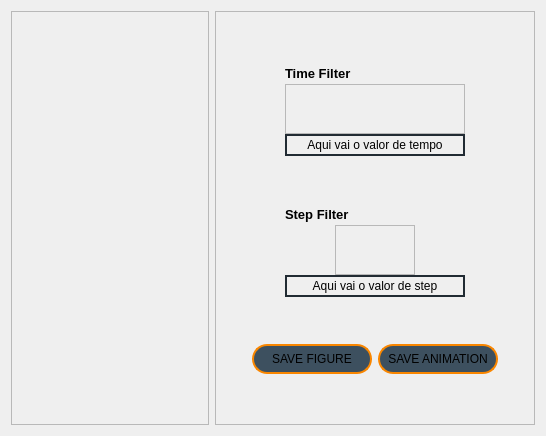
<?xml version="1.0" encoding="UTF-8"?>
<ui version="4.0">
 <class>WindButton_LonLatProfile</class>
 <widget class="QWidget" name="WindButton_LonLatProfile">
  <property name="geometry">
   <rect>
    <x>0</x>
    <y>0</y>
    <width>546</width>
    <height>436</height>
   </rect>
  </property>
  <property name="windowTitle">
   <string>Form</string>
  </property>
  <layout class="QHBoxLayout" name="horizontalLayout">
   <item>
    <widget class="QFrame" name="frame">
     <property name="frameShape">
      <enum>QFrame::Shape::StyledPanel</enum>
     </property>
     <property name="frameShadow">
      <enum>QFrame::Shadow::Raised</enum>
     </property>
    </widget>
   </item>
   <item>
    <widget class="QFrame" name="frame_2">
     <property name="minimumSize">
      <size>
       <width>320</width>
       <height>0</height>
      </size>
     </property>
     <property name="maximumSize">
      <size>
       <width>320</width>
       <height>16777215</height>
      </size>
     </property>
     <property name="frameShape">
      <enum>QFrame::Shape::StyledPanel</enum>
     </property>
     <property name="frameShadow">
      <enum>QFrame::Shadow::Raised</enum>
     </property>
     <layout class="QVBoxLayout" name="verticalLayout">
      <item>
       <layout class="QHBoxLayout" name="horizontalLayout_7">
        <item>
         <spacer name="horizontalSpacer_34">
          <property name="orientation">
           <enum>Qt::Orientation::Horizontal</enum>
          </property>
          <property name="sizeHint" stdset="0">
           <size>
            <width>28</width>
            <height>13</height>
           </size>
          </property>
         </spacer>
        </item>
        <item>
         <layout class="QVBoxLayout" name="verticalLayout_13">
          <property name="spacing">
           <number>0</number>
          </property>
          <item>
           <widget class="QLabel" name="TimeFilterLabel">
            <property name="minimumSize">
             <size>
              <width>180</width>
              <height>22</height>
             </size>
            </property>
            <property name="maximumSize">
             <size>
              <width>180</width>
              <height>22</height>
             </size>
            </property>
            <property name="font">
             <font>
              <pointsize>10</pointsize>
              <italic>false</italic>
              <bold>true</bold>
              <underline>false</underline>
              <strikeout>false</strikeout>
             </font>
            </property>
            <property name="text">
             <string>Time Filter</string>
            </property>
           </widget>
          </item>
          <item>
           <widget class="QFrame" name="frame_buttons_animation_time">
            <property name="minimumSize">
             <size>
              <width>180</width>
              <height>50</height>
             </size>
            </property>
            <property name="maximumSize">
             <size>
              <width>180</width>
              <height>50</height>
             </size>
            </property>
            <property name="styleSheet">
             <string notr="true">QPushButton {
    background-color: transparent;
    border: none;
    padding: 10px; /* Adicione um padding maior para ajustar o tamanho do fundo */
}

QPushButton:hover {
    background-color: rgba(255, 165, 0, 0.2); /* Cor de fundo no hover */
    border-radius: 5px; /* Bordas arredondadas */
}

QPushButton:pressed {
    background-color: rgba(255, 165, 0, 0.5); /* Cor de fundo ao pressionar */
}</string>
            </property>
            <property name="frameShape">
             <enum>QFrame::Shape::StyledPanel</enum>
            </property>
            <property name="frameShadow">
             <enum>QFrame::Shadow::Raised</enum>
            </property>
            <layout class="QGridLayout" name="gridLayout_7">
             <item row="0" column="0">
              <widget class="QPushButton" name="start_button_time">
               <property name="text">
                <string/>
               </property>
               <property name="icon">
                <iconset resource="resouces.qrc">
                 <normaloff>:/icons/icons/backward - laranja.png</normaloff>:/icons/icons/backward - laranja.png</iconset>
               </property>
               <property name="iconSize">
                <size>
                 <width>20</width>
                 <height>20</height>
                </size>
               </property>
              </widget>
             </item>
             <item row="0" column="1">
              <widget class="QPushButton" name="backward_button_time">
               <property name="text">
                <string/>
               </property>
               <property name="icon">
                <iconset resource="resouces.qrc">
                 <normaloff>:/icons/icons/arrow-left - laranja.png</normaloff>:/icons/icons/arrow-left - laranja.png</iconset>
               </property>
               <property name="iconSize">
                <size>
                 <width>20</width>
                 <height>20</height>
                </size>
               </property>
              </widget>
             </item>
             <item row="0" column="2">
              <widget class="QPushButton" name="pause_button_time">
               <property name="text">
                <string/>
               </property>
               <property name="icon">
                <iconset resource="resouces.qrc">
                 <normaloff>:/icons/icons/pause - laranja.png</normaloff>:/icons/icons/pause - laranja.png</iconset>
               </property>
               <property name="iconSize">
                <size>
                 <width>20</width>
                 <height>20</height>
                </size>
               </property>
              </widget>
             </item>
             <item row="0" column="3">
              <widget class="QPushButton" name="play_button_time">
               <property name="text">
                <string/>
               </property>
               <property name="icon">
                <iconset resource="resouces.qrc">
                 <normaloff>:/icons/icons/play - laranja.png</normaloff>:/icons/icons/play - laranja.png</iconset>
               </property>
               <property name="iconSize">
                <size>
                 <width>20</width>
                 <height>20</height>
                </size>
               </property>
               <property name="checkable">
                <bool>false</bool>
               </property>
              </widget>
             </item>
             <item row="0" column="4">
              <widget class="QPushButton" name="forward_button_time">
               <property name="text">
                <string/>
               </property>
               <property name="icon">
                <iconset resource="resouces.qrc">
                 <normaloff>:/icons/icons/arrow-right - laranja.png</normaloff>:/icons/icons/arrow-right - laranja.png</iconset>
               </property>
               <property name="iconSize">
                <size>
                 <width>20</width>
                 <height>20</height>
                </size>
               </property>
              </widget>
             </item>
             <item row="0" column="5">
              <widget class="QPushButton" name="finish_button_time">
               <property name="text">
                <string/>
               </property>
               <property name="icon">
                <iconset resource="resouces.qrc">
                 <normaloff>:/icons/icons/forward - laranja.png</normaloff>:/icons/icons/forward - laranja.png</iconset>
               </property>
               <property name="iconSize">
                <size>
                 <width>20</width>
                 <height>20</height>
                </size>
               </property>
              </widget>
             </item>
            </layout>
           </widget>
          </item>
          <item>
           <widget class="QLabel" name="TimeValueLabel">
            <property name="minimumSize">
             <size>
              <width>180</width>
              <height>22</height>
             </size>
            </property>
            <property name="maximumSize">
             <size>
              <width>180</width>
              <height>22</height>
             </size>
            </property>
            <property name="styleSheet">
             <string notr="true">border: 2px solid #212b33</string>
            </property>
            <property name="text">
             <string notr="true">Aqui vai o valor de tempo</string>
            </property>
            <property name="alignment">
             <set>Qt::AlignmentFlag::AlignCenter</set>
            </property>
           </widget>
          </item>
         </layout>
        </item>
        <item>
         <spacer name="horizontalSpacer_35">
          <property name="orientation">
           <enum>Qt::Orientation::Horizontal</enum>
          </property>
          <property name="sizeHint" stdset="0">
           <size>
            <width>28</width>
            <height>13</height>
           </size>
          </property>
         </spacer>
        </item>
       </layout>
      </item>
      <item>
       <layout class="QHBoxLayout" name="horizontalLayout_14">
        <item>
         <spacer name="horizontalSpacer_38">
          <property name="orientation">
           <enum>Qt::Orientation::Horizontal</enum>
          </property>
          <property name="sizeHint" stdset="0">
           <size>
            <width>28</width>
            <height>13</height>
           </size>
          </property>
         </spacer>
        </item>
        <item>
         <layout class="QVBoxLayout" name="verticalLayout_15">
          <property name="spacing">
           <number>0</number>
          </property>
          <item>
           <widget class="QLabel" name="StepFilterLabel">
            <property name="minimumSize">
             <size>
              <width>180</width>
              <height>22</height>
             </size>
            </property>
            <property name="maximumSize">
             <size>
              <width>180</width>
              <height>22</height>
             </size>
            </property>
            <property name="font">
             <font>
              <pointsize>10</pointsize>
              <bold>true</bold>
             </font>
            </property>
            <property name="text">
             <string>Step Filter</string>
            </property>
           </widget>
          </item>
          <item>
           <layout class="QHBoxLayout" name="horizontalLayout_2">
            <item>
             <spacer name="horizontalSpacer_32">
              <property name="orientation">
               <enum>Qt::Orientation::Horizontal</enum>
              </property>
              <property name="sizeHint" stdset="0">
               <size>
                <width>18</width>
                <height>17</height>
               </size>
              </property>
             </spacer>
            </item>
            <item>
             <widget class="QFrame" name="frame_buttons_animation_step">
              <property name="minimumSize">
               <size>
                <width>80</width>
                <height>50</height>
               </size>
              </property>
              <property name="maximumSize">
               <size>
                <width>80</width>
                <height>50</height>
               </size>
              </property>
              <property name="styleSheet">
               <string notr="true">QPushButton {
    background-color: transparent;
    border: none;
    padding: 10px; /* Adicione um padding maior para ajustar o tamanho do fundo */
}

QPushButton:hover {
    background-color: rgba(255, 165, 0, 0.2); /* Cor de fundo no hover */
    border-radius: 5px; /* Bordas arredondadas */
}

QPushButton:pressed {
    background-color: rgba(255, 165, 0, 0.5); /* Cor de fundo ao pressionar */
}</string>
              </property>
              <property name="frameShape">
               <enum>QFrame::Shape::StyledPanel</enum>
              </property>
              <property name="frameShadow">
               <enum>QFrame::Shadow::Raised</enum>
              </property>
              <layout class="QGridLayout" name="gridLayout_9">
               <item row="0" column="0">
                <widget class="QPushButton" name="backward_button_step">
                 <property name="text">
                  <string/>
                 </property>
                 <property name="icon">
                  <iconset resource="resouces.qrc">
                   <normaloff>:/icons/icons/arrow-left - laranja.png</normaloff>:/icons/icons/arrow-left - laranja.png</iconset>
                 </property>
                 <property name="iconSize">
                  <size>
                   <width>20</width>
                   <height>20</height>
                  </size>
                 </property>
                </widget>
               </item>
               <item row="0" column="1">
                <widget class="QPushButton" name="forward_button_step">
                 <property name="text">
                  <string/>
                 </property>
                 <property name="icon">
                  <iconset resource="resouces.qrc">
                   <normaloff>:/icons/icons/arrow-right - laranja.png</normaloff>:/icons/icons/arrow-right - laranja.png</iconset>
                 </property>
                 <property name="iconSize">
                  <size>
                   <width>20</width>
                   <height>20</height>
                  </size>
                 </property>
                </widget>
               </item>
              </layout>
             </widget>
            </item>
            <item>
             <spacer name="horizontalSpacer_33">
              <property name="orientation">
               <enum>Qt::Orientation::Horizontal</enum>
              </property>
              <property name="sizeHint" stdset="0">
               <size>
                <width>18</width>
                <height>17</height>
               </size>
              </property>
             </spacer>
            </item>
           </layout>
          </item>
          <item>
           <widget class="QLabel" name="StepValueLabel">
            <property name="minimumSize">
             <size>
              <width>180</width>
              <height>22</height>
             </size>
            </property>
            <property name="maximumSize">
             <size>
              <width>180</width>
              <height>22</height>
             </size>
            </property>
            <property name="styleSheet">
             <string notr="true">border: 2px solid #212b33</string>
            </property>
            <property name="text">
             <string>Aqui vai o valor de step</string>
            </property>
            <property name="alignment">
             <set>Qt::AlignmentFlag::AlignCenter</set>
            </property>
           </widget>
          </item>
         </layout>
        </item>
        <item>
         <spacer name="horizontalSpacer_39">
          <property name="orientation">
           <enum>Qt::Orientation::Horizontal</enum>
          </property>
          <property name="sizeHint" stdset="0">
           <size>
            <width>28</width>
            <height>13</height>
           </size>
          </property>
         </spacer>
        </item>
       </layout>
      </item>
      <item>
       <layout class="QHBoxLayout" name="horizontalLayout_15">
        <item>
         <spacer name="horizontalSpacer_40">
          <property name="orientation">
           <enum>Qt::Orientation::Horizontal</enum>
          </property>
          <property name="sizeHint" stdset="0">
           <size>
            <width>18</width>
            <height>17</height>
           </size>
          </property>
         </spacer>
        </item>
        <item>
         <layout class="QHBoxLayout" name="horizontalLayout_6">
          <item>
           <widget class="QPushButton" name="SaveFigButton">
            <property name="minimumSize">
             <size>
              <width>120</width>
              <height>30</height>
             </size>
            </property>
            <property name="maximumSize">
             <size>
              <width>120</width>
              <height>30</height>
             </size>
            </property>
            <property name="styleSheet">
             <string notr="true">QPushButton{
	background-color: rgb(61, 80, 95);
	border-radius: 15px;
	border: 2px solid #F98600;
}

QPushButton:hover{
	color: #F98600;
	font-size: 14px;
}</string>
            </property>
            <property name="text">
             <string>SAVE FIGURE</string>
            </property>
           </widget>
          </item>
          <item>
           <widget class="QPushButton" name="SaveAnimationButton">
            <property name="minimumSize">
             <size>
              <width>120</width>
              <height>30</height>
             </size>
            </property>
            <property name="maximumSize">
             <size>
              <width>120</width>
              <height>30</height>
             </size>
            </property>
            <property name="styleSheet">
             <string notr="true">QPushButton{
	background-color: rgb(61, 80, 95);
	border-radius: 15px;
	border: 2px solid #F98600;
}

QPushButton:hover{
	color: #F98600;
	font-size: 14px;
}</string>
            </property>
            <property name="text">
             <string>SAVE ANIMATION</string>
            </property>
           </widget>
          </item>
         </layout>
        </item>
        <item>
         <spacer name="horizontalSpacer_41">
          <property name="orientation">
           <enum>Qt::Orientation::Horizontal</enum>
          </property>
          <property name="sizeHint" stdset="0">
           <size>
            <width>18</width>
            <height>17</height>
           </size>
          </property>
         </spacer>
        </item>
       </layout>
      </item>
     </layout>
    </widget>
   </item>
  </layout>
 </widget>
 <resources>
  <include location="resouces.qrc"/>
 </resources>
 <connections/>
</ui>
